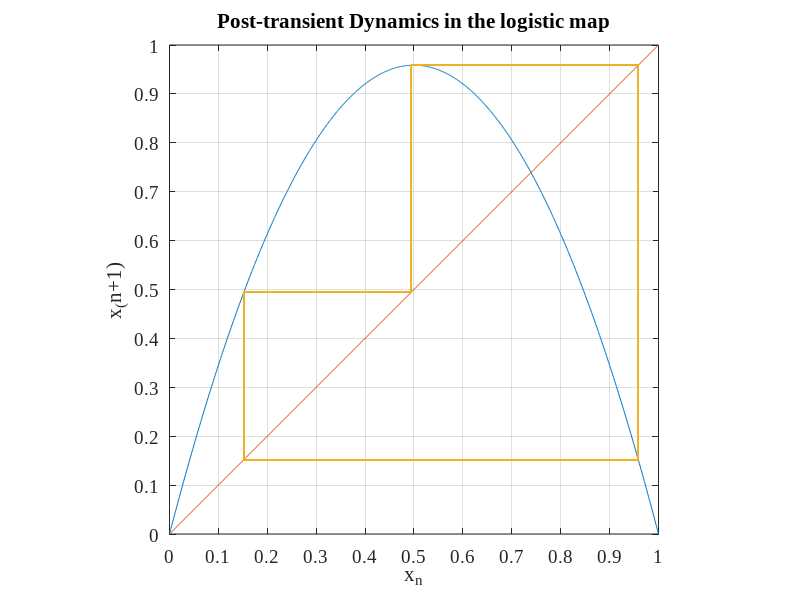

MATLAB code to generate this figure:
clear variables
set(0, 'DefaultAxesFontName','Times New Roman','DefaultAxesFontSize',14);

Ntrans = 1024;
NT = 256;                           % number of times
lambda = 3.835;                     % control parameter
x0 = sqrt(2)/10;                    % inital value of x

X = linspace(0,1,1024);             % x axis plot
Y = lambda*X.*(1-X);                % parabola of map

for j = 1:Ntrans
    x0 = lambda*x0*(1-x0);
end

x(1) = x0;                          % inital x function input
y(1) = x0;                            % intial y function input

for j = 2:2:NT;                         %for loop / define loop end and start
    x(j) = x(j-1);                      % define starting value of x for loop
    y(j) = lambda*x(j)*(1-x(j));       % define the function
                                        %^Take value to the map (up step)
    x(j+1) = y(j);
    y(j+1) = y(j);                      % take value to the 45 line
                                        %(along step)                                     
                                       
end


figure(2) %period attractor
plot(X,Y,X,X,x,y)                       % Plot 3 different curve on one set of axes
grid on
axis square
xlabel('x_n')
ylabel('x_(n+1)')
title('Post-transient Dynamics in the logistic map')              %title
set(gca,'XTick',0:0.1:1)                   %set scale markings (ticks) 
set(gca,'YTick',0:0.1:1)